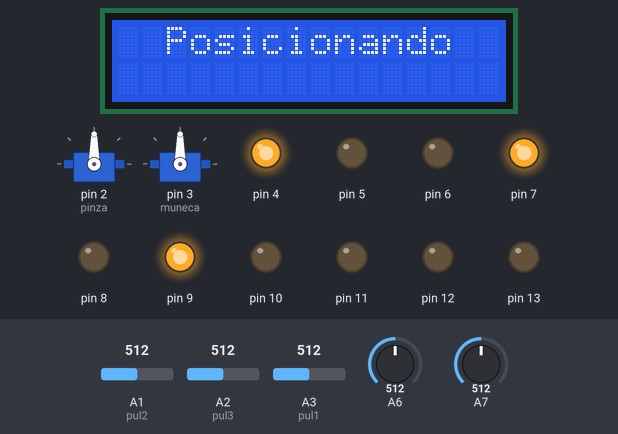
A sketch run on a simulated Arduino Nano, built with avr-gcc and run on an emulated ATmega328P. On the bench: 16×2 character LCD, 2 × servo, output pins drawn as LEDs (lit = HIGH). Dashed ring = blinking. The test bench sets the inputs (shaded band); at power-on: A3 (pul1) = 512, A1 (pul2) = 512, A2 (pul3) = 512, A6 = 512, A7 = 512. What the sketch prints to the serial monitor is not drawn.

Above: at 3.4 s.
3.5 s: A3 (pul1) set to 110
5.0 s: A3 (pul1) set to 88
At 5.5 s:
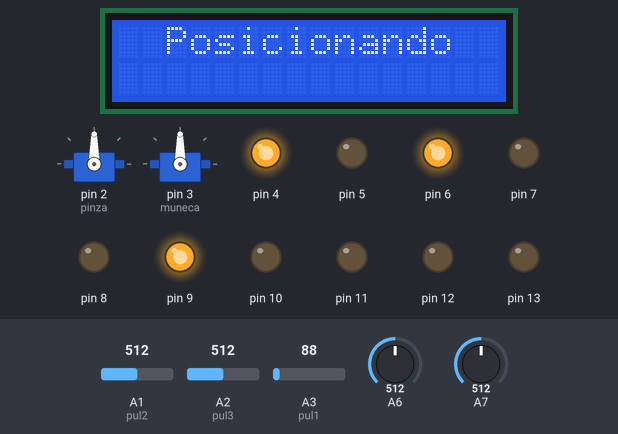
At 6.3 s:
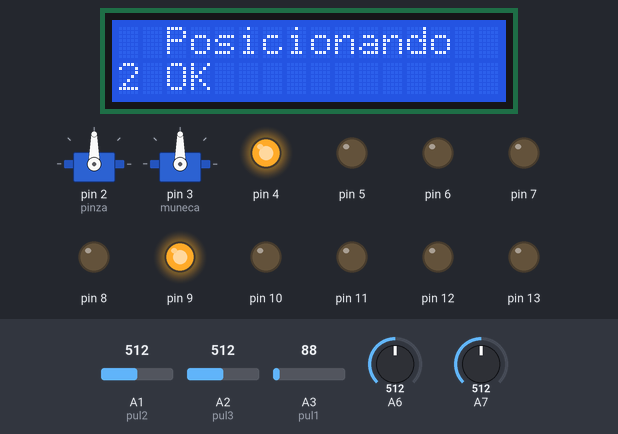
7.1 s: A1 (pul2) set to 12
8.6 s: A1 (pul2) set to 9
At 10.2 s:
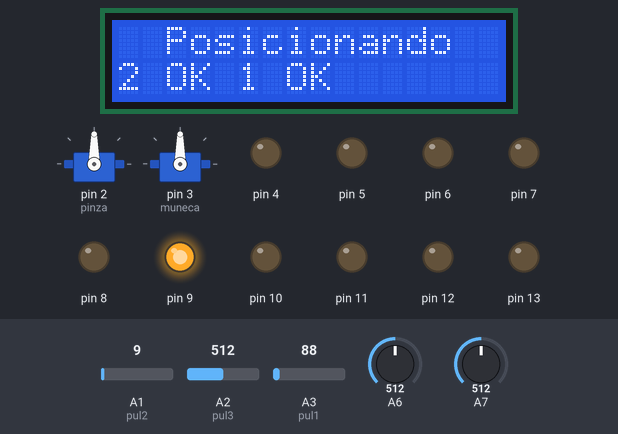
10.5 s: A2 (pul3) set to 12
12.0 s: A2 (pul3) set to 9
At 12.9 s:
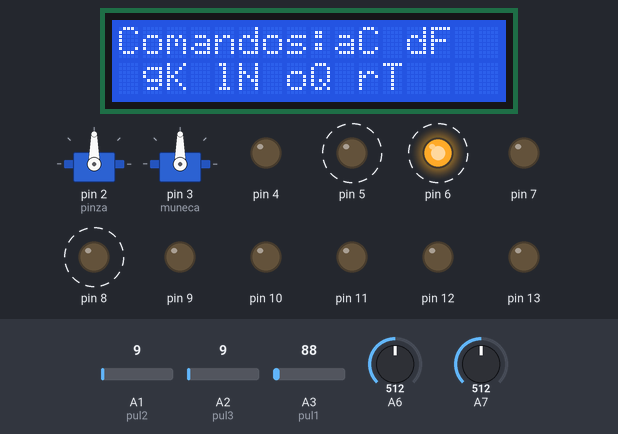
Timing chart, 0 to 15.6 s (numbered marks = the images above; inputs shaded):
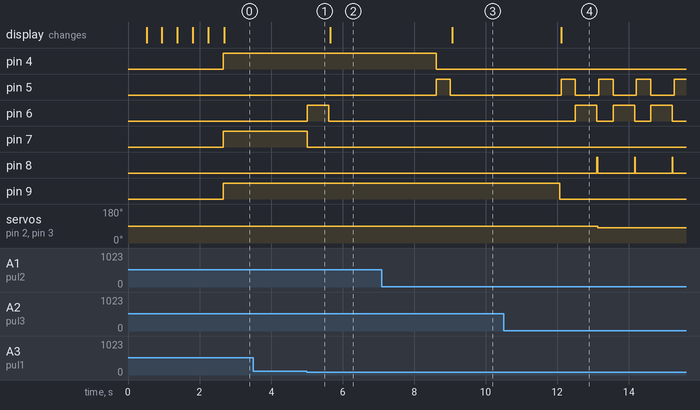

Measured:
- the behaviour switches between 100 and 99 on A3 (pul1) (found by bisection; images 0 and 1)
- the behaviour switches between 11 and 10 on A1 (pul2) (found by bisection; images 2 and 3)
- the behaviour switches between 11 and 10 on A2 (pul3) (found by bisection; images 3 and 4)
- after the input at 3.5 s, every drawn part: stays the same
- after the input at 5.0 s, pin 6: LOW → HIGH at once, → LOW 0.60 s later; pin 7: HIGH → LOW at once
- after the input at 7.1 s, every drawn part: stays the same
- after the input at 8.6 s, pin 4: HIGH → LOW at once; pin 5: LOW → HIGH at once, → LOW 0.40 s later; the display: changes after 0.47 s (image 3)
- after the input at 10.5 s, every drawn part: stays the same
- after the input at 12.0 s, pin 5: alternates HIGH for 0.40 s and LOW for 0.65 s, starting after 0.11 s; pin 6: alternates HIGH for 0.60 s and LOW for 0.45 s, starting after 0.51 s

The sketch:

ACTIVAR_MOTORES.ino
```cpp
#include <Wire.h>
#include <LiquidCrystal_I2C.h>//BIBLIOTECA PARA HACER USO DE PANTALLA LCD 16x2 CON I2C

#include <Servo.h>


//cREAR UNA
//VARIABLE QUE GUARDE LA PSOSCION DE CADA LETRA DE LOS MOTORES
Servo muneca;
Servo pinza;
LiquidCrystal_I2C lcd(0x27, 16, 2);

//PULSADORES
short pul1 = A3;
short pul3 = A2;
short pul2 = A1;
//short led = A0;
int posMot0;
int posMot1;
int posMot2;
int posMot3;
int posMot4;
int posMot5;


short minimo = -30;
int maximo = 1000;
short minimo2 = -15;
short maximo2 = 1000;
int parametroLc = 1;
boolean bandIncre = true;
boolean bandMosLcd = true;
char varMotor0;
char varMotor1;
char varMotor2;
char varMotor3;
char varMotor4;
char varMotor5;
int cont;
//___________________
int tiempo = 8;
boolean bandA = false, bandD = false, bandG = false, bandL = false, bandO = false, bandR = false;
char cadA = 'C', cadD = 'F', cadG = 'K', cadL = 'N', cadO = 'Q', cadR = 'T';
short date3P = 4;
boolean bander = true;
void setup() {

  Serial.begin(9600);
  Serial.println("iniciando");
  iniciarFor();
  pinza.attach(2);
  muneca.attach(3);
  //******** MOTORREDUCTORES ***********
  boolean band1 = false;
  boolean band2 = false;
  boolean band3 = false;

  //Motor 1 Hombro
  pinMode(4, OUTPUT);
  pinMode(5, OUTPUT);

  //Motor 2 Brazo
  pinMode(6, OUTPUT);
  pinMode(7, OUTPUT);

  //Motor 3 antebrazo
  pinMode(8, OUTPUT);
  pinMode(9, OUTPUT);

  //Motor 4 Horugas
  pinMode(10, OUTPUT);
  pinMode(11, OUTPUT);

  pinMode(12, OUTPUT);
  pinMode(13, OUTPUT);

  //___________________
  String cadena;
  int dateS1;
  int dateS2;
  while (true) {
    dateS1=analogRead(A7);
    //dateS2=analogRead(A6);
      //Serial.print(dateS1);
      //Serial.println(dateS2);

    if (dateS1==0) {
      break;
    }
    lcd.setCursor(1, 0);
    lcd.print(" Posicionando   ");
    lcd.setCursor(0, 1);
    lcd.print(cadena);
    //Retornar a posicion 0
    if (bandA == false) {
      digitalWrite(4, HIGH);
      if (pulsadores(analogRead(pul2)) == true) {
        bandA = true;
        fin_carrera(4, 5, 400);
        cadena += "1 OK ";
      }
    }


    if (bandD == false) {
      digitalWrite(7, HIGH);
      if (analogRead(pul1) < 100) {
        bandD = true;
        fin_carrera(7, 6, 600);
        cadena += "2 OK ";
      }
    }


    if (bandL == false) {
      digitalWrite(9, HIGH);
      if (pulsadores(analogRead(pul3)) == true) {
        bandL = true;
        fin_carrera(8, 9, 50);
        cadena += "3 OK ";
      }
    }


    if (bandA == true && bandD == true && bandL == true) {

      //lcd.clear();
      break;
    }

    //Serial.println(analogRead(pul3));
  }
  //pinza.write(60);

}

void loop() {

  int date0 =  analogRead(pul2);
  int date1 =  analogRead(pul1);
  int date2 =  analogRead(pul3);

  int date3 = analogRead(A6);
  int date4 = analogRead(A7);


  if (date3 <= 10) {
    lcd.noBacklight();
    bandMosLcd = false;
  } else if (date4 <= 10) {
    bandMosLcd = true;
    date3P++;
    lcd.backlight();
  }


  if (bandMosLcd == true) {
    if (date3P > 0 && date3P <= 4) {
      mostrarTextoLcd(1);
    } else if (date3P > 4 && date3P <= 8) {
      mostrarTextoLcd(2);
    } else if (date3P > 8 && date3P < 12) {
      mostrarTextoLcd(3);
    } else if (date3P > 12) {
      date3P = 0;
    }
    //Serial.println(date3P);
  }

  char texto = validar();
  if (bandA == true) {
    cadA = texto;
    bandA = false;
  }
  if (bandD == true) {
    cadD = texto;
    bandD = false;
  }
  if (bandG == true) {
    cadG = texto;
    bandG = false;
  }
  if (bandL == true) {
    cadL = texto;
    bandL = false;
  }
  if (bandO == true) {
    cadO = texto;
    bandO = false;
  }

  if (bandR == true) {
    cadR = texto;
    bandR = false;
    //  Serial.println("");
  }

  if (texto == 'a') {
    bandA = true;
  } else if (texto == 'd') {
    bandD = true;
  } else if (texto == 'g') {
    bandG = true;
  } else if (texto == 'l') {
    bandL = true;
  } else if (texto == 'o') {
    bandO = true;
  } else if (texto == 'r') {
    bandR = true;
  }

  //Envio de parametros para control de motorreductor hombro

  if (pulsadores(date0) == true) {
    fin_carrera(4, 5, 400);
    cadA = 'C';
    posMot0 = 1;
  }
  if (posMot0 >= 270) {
    fin_carrera(5, 4, 600);
    cadA = 'C';
    posMot0 = posMot0 - 8;

  }

  posMot0 = posicionMotor(posMot0, varMotor0, 'A', 'B', 'C');
  varMotor0 = agregarCaracter(varMotor0, 4, 5, cadA, 'A', 'B', 'C', posMot0);

  // Control antebrazo

  if (date1 >= 20 && date1 < 100) {
    fin_carrera(7, 6, 600);
    cadD = 'F';
    posMot1 = 1;

  }

  if (posMot1 >= 300) {
    fin_carrera(6, 7, 600);
    cadD = 'F';
    posMot1 = posMot1 - 8;

  }
  //Serial.println(date1);


  posMot1 = posicionMotor(posMot1, varMotor1, 'E', 'D', 'F');
  varMotor1 = agregarCaracter(varMotor1, 6, 7, cadD, 'D', 'E', 'F', posMot1);

  //Control rodamientos
  posMot2 = posicionMotor(posMot2, varMotor2, 'G', 'I', 'K');
  varMotor2 = agregarCaracter2(varMotor2, 10, 11, 12, 13, cadG, 'G', 'H', 'I', 'J', 'K', posMot2);


  //control codo

  if (pulsadores(date2) == true) {
    fin_carrera(9, 8, 20);
    cadL = 'N';
    posMot3 = 1;
  }
  if (posMot3 >= 20) {
    fin_carrera(8, 9, 20);
    cadL = 'N';
    posMot3 = posMot3 - 5;
  }
  posMot3 = posicionMotor(posMot3, varMotor3, 'L', 'M', 'N');
  varMotor3 = agregarCaracter(varMotor3, 9, 8, cadL, 'L', 'M', 'N', posMot3);


  //Control muñeca
  posMot4 = posicionServo(posMot4, varMotor4, 'O', 'P', 'Q');
  varMotor4 = agregarCaracterServo(1, varMotor4, cadO, 'O', 'P', 'Q');

//Control pinza
  posMot5 = posicionServo(posMot5, varMotor5, 'R', 'S', 'T');
  varMotor5 = agregarCaracterServo(2, varMotor5, cadR, 'R', 'S', 'T');

  // mostrar(varMotor0, varMotor1, varMotor2, varMotor3,varMotor4, varMotor5);
  // mostrar(cadA, cadD, cadG, cadL, cadO, cadR);
  delayMicroseconds(1);

}


//*******************************
//Inicio de funciones y metodos
char agregarCaracterServo(short parametroS, char cadPrueba, char text0s, char text1s, char text2s, char text3s) {
  int posS;
  if (parametroS == 1) {
    if (text0s == text1s) {
      posS = 10;

    } else if (text0s == text2s) {
      posS = 80;

    } else if (text0s == text3s) {
      posS = 80;
    }
    muneca.write(posS);

  } else if (parametroS == 2) {
    if (text0s == text1s) {
      posS = 30;
      analogWrite(A0, 255);

    } else if (text0s == text2s) {
      posS = 90;
      analogWrite(A0, 0);
    } else if (text0s == text3s) {
      posS = 80;
    }
    pinza.write(posS);

  }

  return text0s;
}
int posicionServo(int posSe, char t0, char t1, char t2, char t3) {
  int posicionS;
  if (t0 == t1) {
    posicionS = 30;
  } else if (t0 == t2) {
    posicionS = 90;
  } else if (t0 == t3) {
    posicionS = 80;
  }
  return posicionS;
}

//***************************************
void mostrarTextoLcd(short parametroLcd) {
  /* if (cont > 0 && cont < 600) {
    limpiarLcd();
    mostrarLcd(0, 0, 0, 1, "|=   MiSION   =|", "Llegando a Marte", 1);

    } else*/
  if (parametroLcd == 1) {
    limpiarLcd();
    String txtx = " ";
    String txty = "Comandos:";
    txty  += "a";
    txty  += cadA;
    txty  += " d";
    txty  += cadD;
    txty  += "  ";
    txtx  += "g";
    txtx  += cadG;
    txtx  += " l";
    txtx  += cadL;
    txtx  += " o";
    txtx  += cadO;
    txtx  += " r";
    txtx  += cadR;
    txtx  += "    ";
    mostrarLcd(0, 0, 0, 1, txty , txtx, 1);
    //
  } else if (parametroLcd == 2) {
    limpiarLcd();
    String txtG = "|*  POSICION 1 *|";
    String txtG0;
    txtG0 += "A:";
    txtG0 += posMot0;
    txtG0 += " D:";
    txtG0 += posMot1;
    txtG0 += " E:";
    txtG0 += posMot3;
    txtG0 += "    ";
    mostrarLcd(0, 0, 0, 1, txtG , txtG0, 1);

  } else if (parametroLcd == 3) {

    limpiarLcd();
    String txtG = "|*  POSICION 2 *|";
    String txtG0;

    txtG0 += "G:";
    txtG0 += posMot2;
    txtG0 += " O:";
    txtG0 += posMot4;
    txtG0 += " R:";
    txtG0 += posMot5;
    txtG0 += "    ";
    mostrarLcd(0, 0, 0, 1, txtG , txtG0, 1);

    /*  limpiarLcd();
      mostrarLcd(0, 0, 0, 1, "Atmosfera:  93 % " ,"Escaneando:"+String(cont)+"%", 1);
    */
  }
}
void limpiarLcd() {
  if (bander == true) {
    lcd.clear();
    bander = false;
  }
}

void iniciarFor() {
  String textoL = "| Iniciado";
  lcd.init();
  lcd.backlight();
  for (int i = 0; i <= 5; i++) {
    textoL += ".";
    mostrarLcd(0, 0, 0, 1, "|--------------|", textoL, 300);
    delay(100);
  }
  lcd.clear();
}

void mostrarLcd(short ps0, short ps1, short ps2, short ps3, String cadena0, String cadena1, int tiempo) {
  //lcd.clear();
  lcd.setCursor(ps0, ps1);
  lcd.print(cadena0);
  lcd.setCursor(ps2, ps3);
  lcd.print(cadena1);
  delay(tiempo);
}

//**********************************************
//Comunicasion serial

char validar() {
  if (Serial.available()) {
    char t = Serial.read();
    Serial.print(t);
    //delay(10);
    return t;
  }


}


//LIMITES
//Pulsadores
boolean pulsadores(short numPulsa) {
  boolean banderP;
  if (numPulsa <= 10) {
    banderP = true;
  } else {
    banderP = false;
  }
  return banderP;
}

//***********************************************

char motorreductores(char varMotor, short pin1, short pin2, char text0, char text1, char text2, char text3, int contMotor) {
  //   contMotor

  if (text0 == text1) {
    varMotor = text1;
    desactivar(pin2);
    activar(pin1);

  } else if (text0 == text2) {
    varMotor = text2;
    desactivar(pin1);
    activar(pin2);

  } else if (text0 == text3) {
    varMotor = text3;
    desactivar(pin1);
    desactivar(pin2);
  }


  return varMotor;
}

//fin de carrera
void fin_carrera(int pin1, int pin2, int tiempo) {
  desactivar(pin1);
  activar(pin2);
  delay(tiempo);
  desactivar(pin1);
  desactivar(pin2);
  //  Serial.println("Hola putos");
}

//Incrementar y decrementar
int incrementar(boolean banderaInc, int minimoM) {
  if (banderaInc == true) {
    minimoM = minimoM * 2;
  } else if (banderaInc == false) {
    minimoM = minimoM - (minimo / 2);
  }
  return minimoM;
}

//Posicion
int posicionMotor(int contPos, char text, char t1, char t2, char t3) {
  if (text == t1) {
    contPos--;
  } else if (text == t2) {
    contPos++;
  } else if (text == t3) {
    contPos;
  }
  return contPos;
}

//Agregar letra motores
char agregarCaracter(char varMotor, int pin1, int pin2 , char textoT, char t1, char t2, char t3, int contM) {
  if (textoT == t1 || textoT == t2 || textoT == t3) {
    varMotor = motorreductores(varMotor, pin1, pin2, textoT, t1, t2, t3, contM);
  }
  return varMotor;
}

char agregarCaracter2(char varMotor, int pin0, int pin1, int pin2, int pin3 , char textoT, char t0, char t1, char t2, char t3, char t4, int contM) {
  if (textoT == t0 || textoT == t1 || textoT == t2 || textoT == t3 || textoT == t4) {
    varMotor = motorreductores(varMotor, pin0, pin1, textoT, t0, t1, t4, contM);
    varMotor = motorreductores(varMotor, pin2, pin3, textoT, t2, t3, t4, contM);

  }
  return varMotor;
}

//activar y desactivar motores
void activar(int pin) {
  digitalWrite(pin, HIGH);
}
void desactivar(int pin) {
  digitalWrite(pin, LOW);
}

//Mostrar

void mostrar(char tx0, char tx1, char tx2, char tx3, char tx4, char tx5) {
  String cadena;
  cadena += tx0;
  cadena += ", ";
  cadena += tx1;
  cadena += ", ";
  cadena += tx2;
  cadena += ", ";
  cadena += tx3;
  cadena += ", ";
  cadena += tx4;
  cadena += ", ";
  cadena += tx5;
  Serial.println(cadena);
}
//iniciar
void iniciar() {
  int i;

  /*while (true) {
    int date1 = analogRead(A3);
    int date2 = analogRead(A1);
    int date3 =  (analogRead(A2) / 2);
    int contM2;

    Serial.print(date1);
    Serial.print(" = ");
                   Serial.print(band1);
                   Serial.print(": ");
                   Serial.print(date2);
                   Serial.print(" = ");
                       Serial.print(band2);
                       Serial.print(": ");
                       Serial.print(date3);
                       Serial.print(" = ");
                           Serial.println(band3);


                           //MOTOR 1
                           if (date1 > 1) {
                           if (band1 == false) {
                           desactivar(5);
                           activar(4);
                           i--;
                         }

                         } else if (date1 == 0) {
                           i++;

                           if (band1 == false) {
                           fin_carrera(4, 5 , 400);
                           contM2 = 0;
                         }
                           band1 = true;

                         }


                           //MOTOR 2

                           if (date2 > 1) {
                           if (band2 == false) {
                           desactivar(7);
                           activar(6);
                         }
                           contM2 = 0;
                         } else if (date2 == 0) {
                           contM2++;
                           if (band2 == false) {
                           desactivar(6);
                           activar(7);
                           delay(500);
                           desactivar(7);
                           //desactivar(6);

                         }
                           band2 = true;
                         }

                           //        Motor 3
                           if (date3 > 1) {
                           if (band3 == false) {
                           desactivar(8);
                           activar(9);
                         }
                         } else if (date3 <= 1) {
                           if (band3 == false) {
                           fin_carrera(9, 8, 200);
                         }
                           band3 = true;

                         }

                           //if (band1 == true && band2 == true) {
                           break;
                           //}
                           delay(6);
                         }*/
}
```
